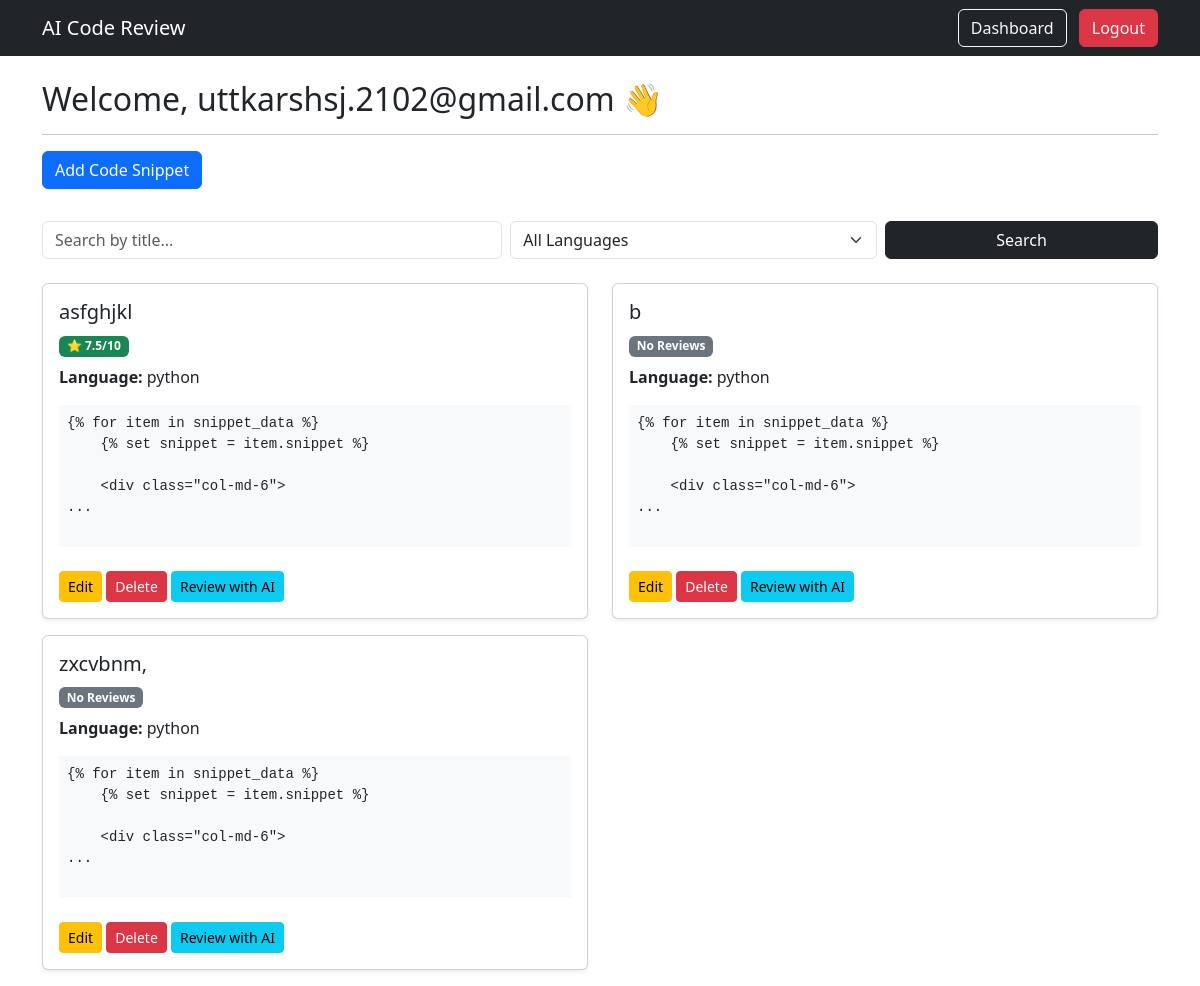
The page /dashboard (signed in) on the database its author committed.
### models.py (models this page shows)
class User(db.Model, UserMixin):
    id = db.Column(db.Integer, primary_key=True)
    email = db.Column(db.String(120), unique=True, nullable=False)
    password = db.Column(db.String(200), nullable=False)

class CodeSnippet(db.Model):
    id = db.Column(db.Integer, primary_key=True)
    title = db.Column(db.String(150), nullable=False)
    language = db.Column(db.String(50), nullable=False)
    code = db.Column(db.Text, nullable=False)
    created_at = db.Column(db.DateTime, default=datetime.utcnow)
    user_id = db.Column(db.Integer, db.ForeignKey('user.id'))

### app.py (the view)
@app.route("/dashboard")
@login_required
def dashboard():
    search_query = request.args.get("search")
    language_filter = request.args.get("language")
    snippets_query = CodeSnippet.query.filter_by(
        user_id=current_user.id
    )
    if search_query:
        snippets_query = snippets_query.filter(
            CodeSnippet.title.ilike(f"%{search_query}%")
        )
    if language_filter:
        snippets_query = snippets_query.filter_by(
            language=language_filter
        )
    snippets = snippets_query.all()
    snippet_data = []
    for snippet in snippets:
        reviews = Review.query.filter_by(
            snippet_id=snippet.id
        ).all()
        ratings = [r.rating for r in reviews if r.rating]
        avg_rating = sum(ratings) / len(ratings) if ratings else None
        snippet_data.append({
            "snippet": snippet,
            "avg_rating": avg_rating
        })
    return render_template(
        "dashboard.html",
        snippet_data=snippet_data
    )

### app.py (called while the page is built)
@login_manager.user_loader
def load_user(user_id):
    return User.query.get(int(user_id))

### templates/dashboard.html (shortened to what this page needs)
{% extends "base.html" %}
{% block content %}
<h2>Welcome, {{ current_user.email }} 👋</h2>
<hr>
<div class="mb-4">
    <a href="{{ url_for('add_snippet') }}" class="btn btn-primary">
        Add Code Snippet
    </a>
</div>
<form method="GET" class="row g-2 mt-3 mb-4">
    <div class="col-md-5">
        <input type="text"
               name="search"
               class="form-control"
               placeholder="Search by title...">
    </div>
    <div class="col-md-4">
        <select name="language" class="form-select">
            <option value="">All Languages</option>
        </select>
    </div>
    <div class="col-md-3">
        <button class="btn btn-dark w-100">
            Search
        </button>
    </div>
</form>
{% if snippet_data %}
    <div class="row">
        {% for item in snippet_data %}
    {% set snippet = item.snippet %}
    <div class="col-md-6">
        <div class="card mb-3 shadow-sm">
            <div class="card-body">
                <h5>{{ snippet.title }}</h5>
                {% if item.avg_rating %}
                    <span class="badge bg-success">
                        ⭐ {{ "%.1f"|format(item.avg_rating) }}/10
                    </span>
                {% else %}
                    <span class="badge bg-secondary">
                        No Reviews
                    </span>
                {% endif %}
                <p class="mt-2">
                    <strong>Language:</strong> {{ snippet.language }}
                </p>
                <pre class="bg-light p-2">
{{ snippet.code[:100] }}...
                </pre>
                <a href="{{ url_for('edit_snippet', snippet_id=snippet.id) }}"
                   class="btn btn-sm btn-warning mt-2">
                    Edit
                </a>
                <a href="{{ url_for('delete_snippet', snippet_id=snippet.id) }}"
                   class="btn btn-sm btn-danger mt-2"
                   onclick="return confirm('Are you sure?');">
                    Delete
                </a>
                <a href="{{ url_for('review_snippet', snippet_id=snippet.id) }}"
                   class="btn btn-sm btn-info mt-2">
                    Review with AI
                </a>
            </div>
        </div>
    </div>
{% endfor %}
    </div>
{% else %}
    <p>No snippets yet. Add one!</p>
{% endif %}
{% endblock %}

### templates/base.html (shortened to what this page needs)
<!DOCTYPE html>
<html lang="en">
<head>
    <link href="https://cdn.jsdelivr.net/npm/bootstrap@5.3.3/dist/css/bootstrap.min.css" rel="stylesheet">
</head>
<body>
<nav class="navbar navbar-expand-lg navbar-dark bg-dark">
    <div class="container">
        <a class="navbar-brand" href="{{ url_for('home') }}">AI Code Review</a>
        <div>
            {% if current_user.is_authenticated %}
                <a class="btn btn-outline-light me-2" href="{{ url_for('dashboard') }}">Dashboard</a>
                <a class="btn btn-danger" href="{{ url_for('logout') }}">Logout</a>
            {% else %}
                <a class="btn btn-outline-light me-2" href="{{ url_for('login') }}">Login</a>
                <a class="btn btn-success" href="{{ url_for('register') }}">Register</a>
            {% endif %}
        </div>
    </div>
</nav>
<div class="container mt-4">
    {% block content %}{% endblock %}
</div>
</body>
</html>

### rows shown on the page
User: email "uttkarshsj.2102@gmail.com"
CodeSnippet: title "asfghjkl", language "python", code "{% for item in snippet_data %} {% set snippet = item.snippet %} <div class=\"col-md-6\">"
CodeSnippet: title "b", language "python", code "{% for item in snippet_data %} {% set snippet = item.snippet %} <div class=\"col-md-6\">"
CodeSnippet: title "zxcvbnm,", language "python", code "{% for item in snippet_data %} {% set snippet = item.snippet %} <div class=\"col-md-6\">"

### other values the page prints
{{ "%.1f"|format(item.avg_rating) }} "7.5"
